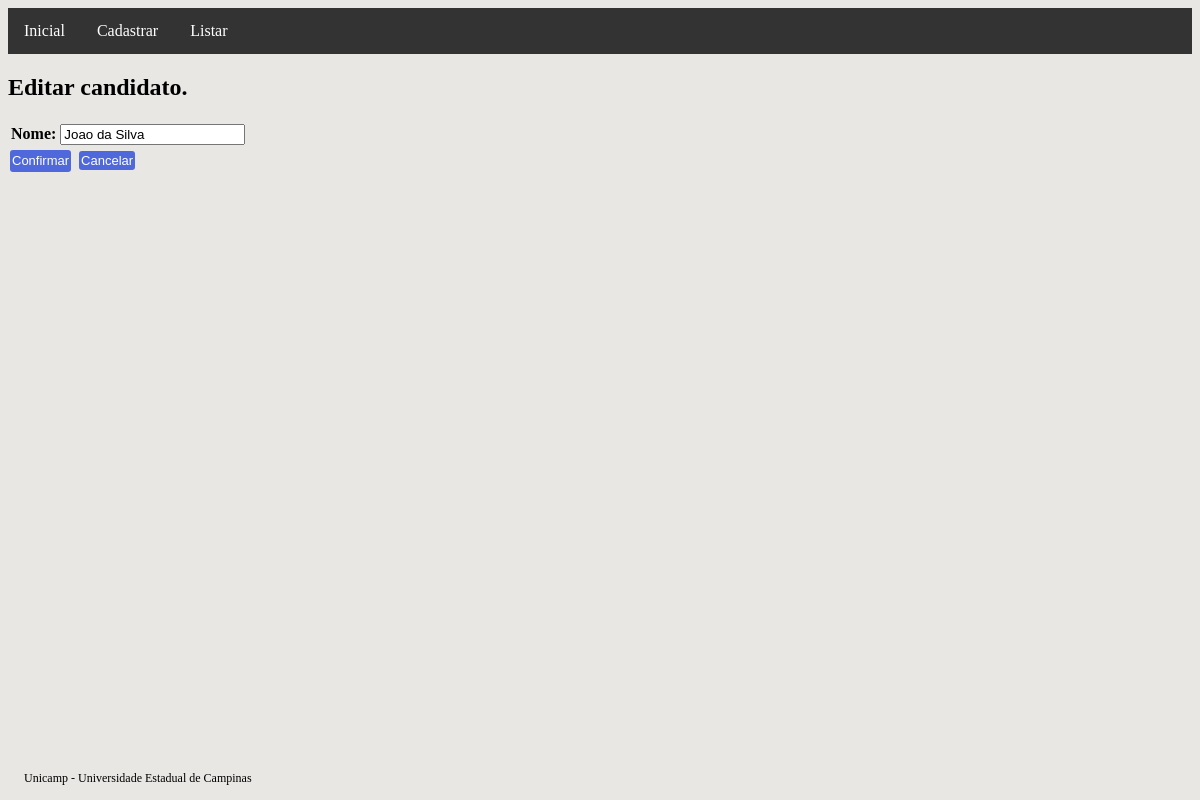
Before: /update-candidato/1 with the older database file.
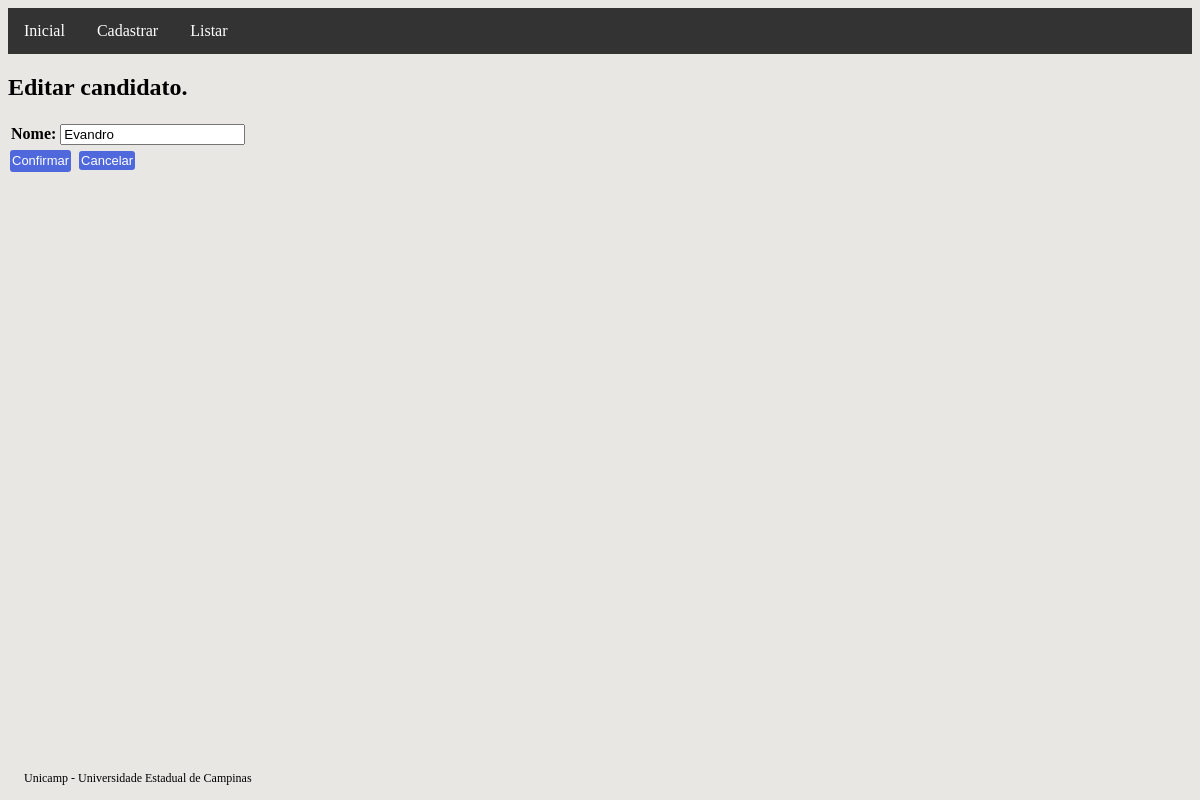
After: the same page with the newer database file.
### main/models.py (models this page shows, shortened)
class Candidato(models.Model):
    nome = models.CharField(max_length=100, db_index=True, null=False, blank=False)
    habilitado = models.BooleanField(null=True)

### main/views.py (the view)
# urls.py: path("update-candidato/<int:pk>", CadastroCandidatoUpdate.as_view(
class CadastroCandidatoUpdate(UpdateView):
    model = Candidato
    fields = ["nome"]
    success_url = reverse_lazy("candidato_list")

### main/templates/candidato_form.html (shortened to what this page needs)
{% extends "base.html" %}
{% block conteudo %}
{% if candidato.pk %}
<h2>Editar candidato.</h2>
{% else %}
<h2>Cadastrar novo candidato.</h2>
{% endif %}
<form method="POST">
    <table>
        {{ form.as_table }}
    </table>
    <button type="submit" class="botao_confirmar">Confirmar</button>
    <a href="{% url 'candidato_list' %}" class="botao_confirmar">Cancelar</a>
</form>
{% endblock conteudo %}

Changed rows visible on the page:
changed Candidato: nome "Joao da Silva" → "Evandro"
